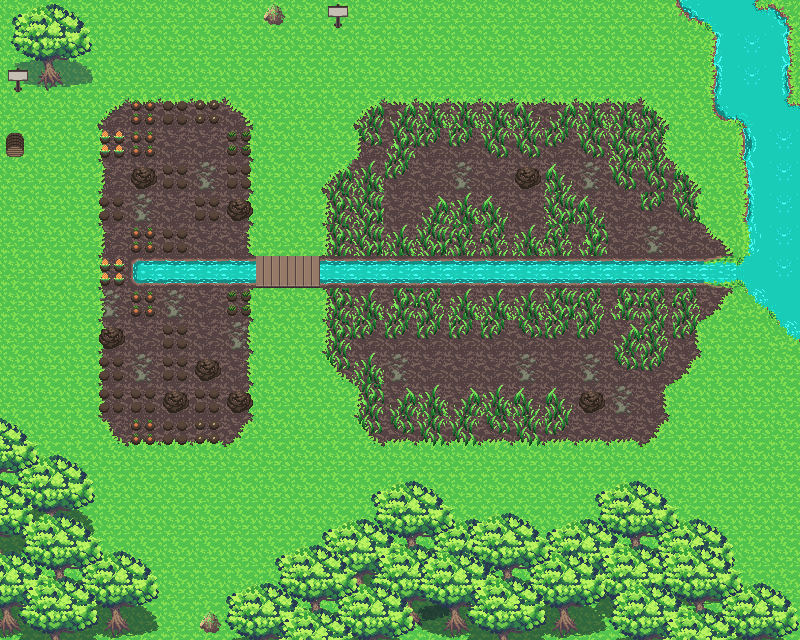

Rendered tile map (Tiled .tmx) drawn with the repository's tilesets; below, a short description and the full map source, tile grids included:
An orthogonal 25x20 tile map with 32x32 px tiles, 3 tile layers (Ground, Calque 1, Calque 2), 2 tilesets and 27 objects (23x obstacle, 3x gate, npc12).

<map version="1.2" tiledversion="1.2.5" orientation="orthogonal" renderorder="right-down" width="25" height="20" tilewidth="32" tileheight="32" infinite="0" nextlayerid="20" nextobjectid="153">
 <tileset firstgid="1" source="assetsPack/spring_tileset.tsx" />
 <tileset firstgid="841" source="assetsPack/town_tileset.tsx" />
 <layer id="17" name="Ground" width="25" height="20">
  <data encoding="csv">
44,44,44,44,44,44,44,44,44,44,44,44,44,44,44,44,44,44,44,44,44,1610613410,720,637,2147484322,
44,44,44,44,44,44,44,44,44,44,44,44,44,44,44,44,44,44,44,44,44,44,2147484366,717,718,
44,44,44,44,44,44,44,44,44,44,44,44,44,44,44,44,44,44,44,44,44,44,716,717,2147484364,
44,44,44,259,260,260,260,261,44,44,44,259,260,260,260,260,260,260,260,260,261,44,3221226148,1073742502,2147484284,
44,44,44,301,302,302,302,303,44,44,44,301,302,302,302,302,302,302,302,302,303,44,44,1610613411,717,
44,44,44,301,302,302,302,303,44,44,259,302,302,302,302,302,302,302,302,302,302,261,44,3221226190,717,
44,44,44,301,302,302,302,303,44,44,301,302,302,302,302,302,302,302,302,302,302,303,44,716,717,
44,44,44,301,302,302,302,303,44,44,301,302,302,302,302,302,302,302,302,302,302,302,261,2684355319,717,
44,44,44,301,594,595,595,595,596,2147484244,595,595,595,595,595,595,595,595,595,595,595,595,596,597,717,
44,44,44,301,302,302,302,303,44,44,301,302,302,302,302,302,302,302,302,302,302,302,345,758,720,
44,44,44,301,302,302,302,303,44,44,301,302,302,302,302,302,302,302,302,302,302,303,44,44,758,
44,44,44,301,302,302,302,303,44,44,343,302,302,302,302,302,302,302,302,302,302,345,44,44,44,
44,44,44,301,302,302,302,303,44,44,44,301,302,302,302,302,302,302,302,302,303,44,44,44,44,
44,44,44,343,1073742084,1073742084,1073742084,345,44,44,44,343,344,344,344,344,344,344,344,344,345,44,44,44,44,
44,44,44,44,44,44,44,44,44,44,44,44,44,44,44,44,44,44,44,44,44,44,44,44,44,
44,44,44,44,44,44,44,44,44,44,44,44,44,44,44,44,44,44,44,44,44,44,44,44,44,
44,44,44,44,44,44,44,44,44,44,44,44,44,44,44,44,44,44,44,44,44,44,44,44,44,
44,44,44,44,44,44,44,44,44,44,44,44,44,44,44,44,44,44,44,44,44,44,44,44,44,
44,44,44,44,44,44,44,44,44,44,44,44,44,44,44,44,44,44,44,44,44,44,44,44,44,
44,44,44,44,44,44,44,44,44,44,44,44,44,44,44,44,44,44,44,44,44,44,44,44,44
</data>
 </layer>
 <layer id="18" name="Calque 1" width="25" height="20">
  <data encoding="csv">
285,286,287,0,0,0,0,0,148,0,356,0,0,0,0,0,0,0,0,0,0,0,0,0,0,
327,328,329,0,0,0,0,0,0,0,0,0,0,0,0,0,0,0,0,0,0,0,0,0,0,
369,370,371,0,0,0,0,0,0,0,0,0,0,0,0,0,0,0,0,0,0,0,0,0,0,
0,0,0,0,1110,1109,1144,0,0,0,0,754,754,755,755,755,756,754,755,755,756,0,0,0,0,
1074,0,0,1040,1110,0,0,1143,0,0,0,838,796,840,840,839,839,840,839,797,798,0,0,0,0,
0,0,0,0,1039,1109,1077,1109,0,0,754,755,840,0,1077,0,1039,756,1077,839,839,756,0,0,0,
0,0,0,1109,1077,0,1109,1039,0,0,796,797,0,754,755,756,0,797,756,0,840,839,0,0,0,
0,0,0,0,1110,1109,0,0,0,0,796,797,755,797,798,798,755,798,796,0,1077,0,0,0,0,
0,0,0,1040,0,0,0,0,1280,1280,0,0,0,0,0,0,0,0,0,0,0,0,0,0,0,
0,0,0,1077,1110,1077,0,1143,0,0,796,755,796,798,755,755,755,797,798,796,798,798,0,0,0,
0,0,0,1039,0,1109,0,1077,0,0,796,840,840,840,840,840,838,840,840,754,798,840,0,0,0,
0,0,0,1109,1077,1109,1039,0,0,0,838,755,1077,0,0,0,1077,0,1077,838,840,0,0,0,0,
0,0,0,1109,1109,1039,1109,1039,0,0,0,796,754,755,754,755,756,756,1039,1077,0,0,0,0,0,
415,416,0,0,1110,1109,1144,0,0,0,0,838,838,839,839,838,839,840,0,0,0,0,0,0,0,
457,458,459,0,0,0,0,0,0,0,0,0,0,0,0,0,0,0,0,0,0,0,0,0,0,
499,500,501,0,0,0,0,0,0,0,0,413,414,415,416,0,0,0,413,414,415,416,0,0,0,
541,542,543,0,0,0,0,0,0,0,454,455,456,457,458,459,0,454,455,456,457,458,459,0,0,
583,584,0,0,0,0,0,0,0,0,496,497,498,499,500,501,0,496,497,498,499,500,501,0,0,
0,0,0,0,0,0,0,0,0,0,538,539,540,541,542,543,0,538,539,540,541,542,543,0,0,
0,0,0,0,0,0,0,0,0,0,0,581,582,583,584,0,0,0,581,582,583,584,0,0,0
</data>
 </layer>
 <layer id="19" name="Calque 2" width="25" height="20">
  <data encoding="csv">
0,0,0,0,0,0,0,0,0,0,0,0,0,0,0,0,0,0,0,0,0,0,0,0,0,
0,0,0,0,0,0,0,0,0,0,0,0,0,0,0,0,0,0,0,0,0,0,0,0,0,
356,0,0,0,0,0,0,0,0,0,0,0,0,0,0,0,0,0,0,0,0,0,0,0,0,
0,0,0,0,0,0,0,0,0,0,0,0,0,0,0,0,0,0,0,0,0,0,0,0,0,
0,0,0,0,0,0,0,0,0,0,0,0,0,0,0,0,0,0,0,0,0,0,0,0,0,
0,0,0,0,0,0,0,0,0,0,0,0,0,0,0,0,0,0,0,0,0,0,0,0,0,
0,0,0,0,0,0,0,0,0,0,0,0,0,0,0,0,0,0,0,0,0,0,0,0,0,
0,0,0,0,0,0,0,0,0,0,0,0,0,0,0,0,0,0,0,0,0,0,0,0,0,
0,0,0,0,0,0,0,0,0,0,0,0,0,0,0,0,0,0,0,0,0,0,0,0,0,
0,0,0,0,0,0,0,0,0,0,0,0,0,0,0,0,0,0,0,0,0,0,0,0,0,
0,0,0,0,0,0,0,0,0,0,0,0,0,0,0,0,0,0,0,0,0,0,0,0,0,
0,0,0,0,0,0,0,0,0,0,0,0,0,0,0,0,0,0,0,0,0,0,0,0,0,
0,0,0,0,0,0,0,0,0,0,0,0,0,0,0,0,0,0,0,0,0,0,0,0,0,
0,0,0,0,0,0,0,0,0,0,0,0,0,0,0,0,0,0,0,0,0,0,0,0,0,
0,0,0,0,0,0,0,0,0,0,0,0,0,0,0,0,0,0,0,0,0,0,0,0,0,
0,0,0,0,0,0,0,0,0,0,0,0,0,0,0,0,0,0,0,0,0,0,0,0,0,
413,414,415,416,0,0,0,0,0,0,0,0,0,0,413,414,415,416,0,0,0,0,0,0,0,
455,456,457,458,459,0,0,0,413,414,415,416,0,454,455,456,457,458,459,0,413,414,415,416,0,
497,498,499,500,501,0,0,454,455,456,457,458,459,496,497,498,499,500,501,454,455,456,457,458,459,
539,540,541,542,543,0,148,496,497,498,499,500,501,538,539,540,541,542,543,496,497,498,499,500,501
</data>
 </layer>
 <objectgroup id="4" name="Calque d'objets 1">
  <object id="27" name="m2npc1" type="npc12" x="288" y="384" width="32" height="32">
   <properties>
    <property name="look_to" value="s" />
   </properties>
  </object>
  <object id="28" name="mapD" type="gate" x="160" y="608" width="32" height="32">
   <properties>
    <property name="dx" type="int" value="0" />
    <property name="dy" type="int" value="1" />
   </properties>
  </object>
  <object id="124" name="map3" type="gate" x="288" y="0" width="32" height="32">
   <properties>
    <property name="dx" type="int" value="0" />
    <property name="dy" type="int" value="-1" />
   </properties>
  </object>
  <object id="125" type="obstacle" x="96" y="608" width="32" height="32" />
  <object id="126" type="obstacle" x="96" y="544" width="64" height="64" />
  <object id="127" type="obstacle" x="32" y="448" width="64" height="96" />
  <object id="128" type="obstacle" x="0" y="416" width="32" height="32" />
  <object id="129" type="obstacle" x="192" y="608" width="32" height="32" />
  <object id="130" type="obstacle" x="224" y="576" width="32" height="32" />
  <object id="132" type="obstacle" x="256" y="544" width="64" height="32" />
  <object id="133" type="obstacle" x="320" y="512" width="32" height="32" />
  <object id="134" type="obstacle" x="352" y="480" width="96" height="32" />
  <object id="135" type="obstacle" x="448" y="512" width="128" height="32" />
  <object id="136" type="obstacle" x="576" y="480" width="96" height="32" />
  <object id="137" type="obstacle" x="672" y="512" width="32" height="32" />
  <object id="138" type="obstacle" x="704" y="544" width="32" height="32" />
  <object id="139" type="obstacle" x="736" y="576" width="64" height="32" />
  <object id="142" type="obstacle" x="736" y="128" width="32" height="160" />
  <object id="143" type="obstacle" x="704" y="32" width="32" height="96" />
  <object id="144" type="obstacle" x="672" y="0" width="32" height="32" />
  <object id="145" type="obstacle" x="768" y="288" width="32" height="32" />
  <object id="146" type="obstacle" x="320" y="256" width="416" height="32" />
  <object id="147" type="obstacle" x="128" y="256" width="128" height="32" />
  <object id="149" type="obstacle" x="0" y="128" width="32" height="32" />
  <object id="150" type="obstacle" x="0" y="32" width="64" height="64" />
  <object id="151" type="obstacle" x="64" y="0" width="32" height="64" />
  <object id="152" name="mapB" type="gate" x="0" y="96" width="32" height="32">
   <properties>
    <property name="dx" type="int" value="-1" />
    <property name="dy" type="int" value="0" />
   </properties>
  </object>
 </objectgroup>
</map>
